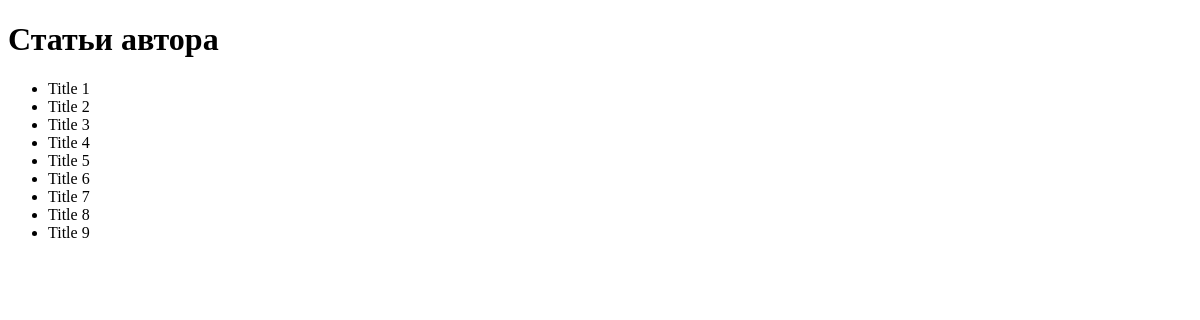
/sem2_task1/articles/14/, run on an earlier commit of the app's database.
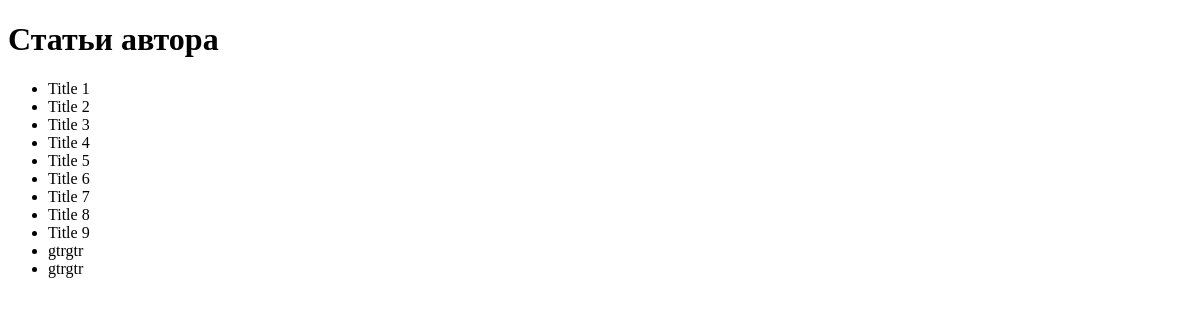
And on a later commit of the database.
### sem2_task1/models.py (models this page shows, shortened)
class Article(models.Model):
    title = models.CharField(max_length=200)
    content = models.TextField()
    public_date = models.DateField(auto_now=True)
    author = models.ForeignKey(Author, on_delete=models.CASCADE)
    category = models.CharField(max_length=100)
    views = models.IntegerField(default=0)
    published = models.BooleanField(default=False)

### sem2_task1/views.py (the view)
# urls.py: path('articles/<int:author_id>/', views.get_article_by_author, name='get_article_by_author'),
def get_article_by_author(request, author_id):
    author = get_object_or_404(Author, pk=author_id)
    articles = Article.objects.filter(author=author)
    context = {
        'title': 'Статьи автора',
        'autor': author,
        'articles': articles
    }
    return render(request, template_name='sem2_task1/articles.html', context=context)

### sem2_task1/templates/sem2_task1/articles.html
{% extends 'sem2_task1/base.html' %}
{% block content %}
<h1>Статьи автора</h1>
<ul>
  {% for article in articles %}
  <li>
    {% if article.published %}
      <a href="{% url 'get_article' article.id %}">{{ article.title }}</a>
    {% else %}
      {{ article.title }}
    {% endif %}
  </li>
  {% endfor %}
</ul>
{% endblock %}

What changed in the data, as far as the page shows it:
added Article: title "gtrgtr"
added Article: title "gtrgtr"
